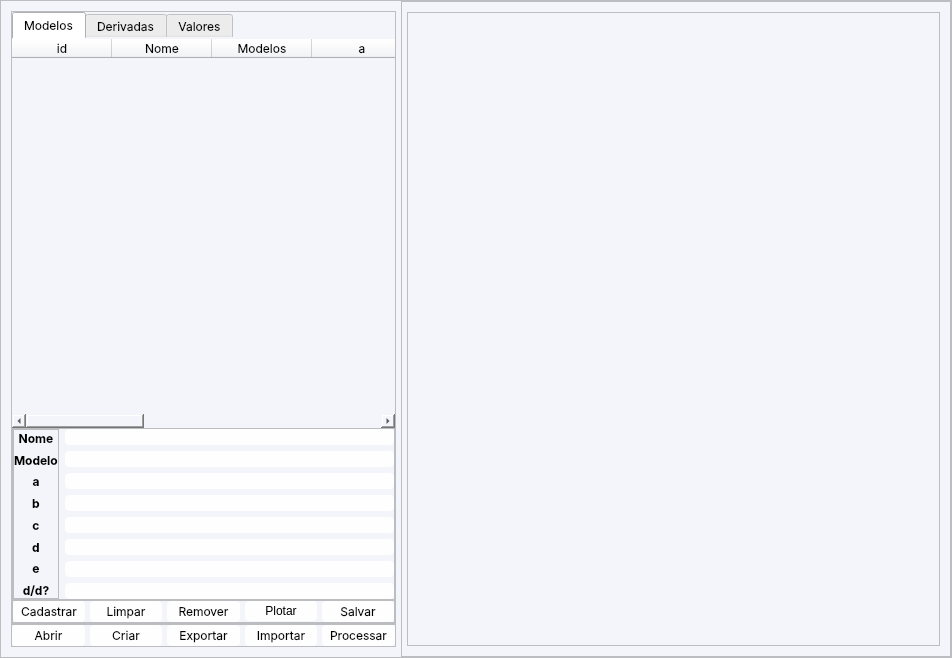
<?xml version="1.0" encoding="UTF-8"?>
<ui version="4.0">
 <class>MainWindow</class>
 <widget class="QMainWindow" name="MainWindow">
  <property name="geometry">
   <rect>
    <x>0</x>
    <y>0</y>
    <width>952</width>
    <height>658</height>
   </rect>
  </property>
  <property name="windowTitle">
   <string>Simulador Produtividade - @ipp</string>
  </property>
  <property name="windowIcon">
   <iconset resource="resource.qrc">
    <normaloff>:/files/hippo-svgrepo-com.svg</normaloff>:/files/hippo-svgrepo-com.svg</iconset>
  </property>
  <widget class="QWidget" name="MAIN">
   <layout class="QHBoxLayout" name="horizontalLayout">
    <property name="spacing">
     <number>0</number>
    </property>
    <property name="leftMargin">
     <number>0</number>
    </property>
    <property name="topMargin">
     <number>0</number>
    </property>
    <property name="rightMargin">
     <number>0</number>
    </property>
    <property name="bottomMargin">
     <number>0</number>
    </property>
    <item>
     <widget class="QFrame" name="BackGround">
      <property name="styleSheet">
       <string notr="true">*{
	background: #F4F5FA;
}</string>
      </property>
      <property name="frameShape">
       <enum>QFrame::StyledPanel</enum>
      </property>
      <property name="frameShadow">
       <enum>QFrame::Raised</enum>
      </property>
      <layout class="QHBoxLayout" name="horizontalLayout_2">
       <property name="spacing">
        <number>0</number>
       </property>
       <property name="leftMargin">
        <number>0</number>
       </property>
       <property name="topMargin">
        <number>0</number>
       </property>
       <property name="rightMargin">
        <number>0</number>
       </property>
       <property name="bottomMargin">
        <number>0</number>
       </property>
       <item>
        <widget class="QFrame" name="frame_3">
         <property name="minimumSize">
          <size>
           <width>400</width>
           <height>0</height>
          </size>
         </property>
         <property name="frameShape">
          <enum>QFrame::NoFrame</enum>
         </property>
         <property name="frameShadow">
          <enum>QFrame::Sunken</enum>
         </property>
         <property name="lineWidth">
          <number>0</number>
         </property>
         <layout class="QVBoxLayout" name="verticalLayout">
          <property name="spacing">
           <number>0</number>
          </property>
          <property name="leftMargin">
           <number>10</number>
          </property>
          <property name="topMargin">
           <number>10</number>
          </property>
          <property name="rightMargin">
           <number>5</number>
          </property>
          <property name="bottomMargin">
           <number>10</number>
          </property>
          <item>
           <widget class="QFrame" name="frame_2">
            <property name="sizePolicy">
             <sizepolicy hsizetype="Preferred" vsizetype="Expanding">
              <horstretch>0</horstretch>
              <verstretch>0</verstretch>
             </sizepolicy>
            </property>
            <property name="frameShape">
             <enum>QFrame::StyledPanel</enum>
            </property>
            <property name="frameShadow">
             <enum>QFrame::Raised</enum>
            </property>
            <property name="lineWidth">
             <number>0</number>
            </property>
            <layout class="QVBoxLayout" name="verticalLayout_2">
             <property name="spacing">
              <number>0</number>
             </property>
             <property name="leftMargin">
              <number>0</number>
             </property>
             <property name="topMargin">
              <number>0</number>
             </property>
             <property name="rightMargin">
              <number>0</number>
             </property>
             <property name="bottomMargin">
              <number>0</number>
             </property>
             <item>
              <widget class="QTabWidget" name="tabWidget">
               <property name="font">
                <font>
                 <family>Inter</family>
                </font>
               </property>
               <property name="styleSheet">
                <string notr="true">border: 1px;
border-radius: 4px;</string>
               </property>
               <property name="currentIndex">
                <number>0</number>
               </property>
               <widget class="QWidget" name="tab">
                <attribute name="title">
                 <string>Modelos</string>
                </attribute>
                <layout class="QHBoxLayout" name="horizontalLayout_7">
                 <property name="spacing">
                  <number>0</number>
                 </property>
                 <property name="leftMargin">
                  <number>0</number>
                 </property>
                 <property name="topMargin">
                  <number>0</number>
                 </property>
                 <property name="rightMargin">
                  <number>0</number>
                 </property>
                 <property name="bottomMargin">
                  <number>0</number>
                 </property>
                 <item>
                  <widget class="QTableWidget" name="table_modelos">
                   <property name="font">
                    <font>
                     <family>Inter</family>
                    </font>
                   </property>
                   <property name="showGrid">
                    <bool>false</bool>
                   </property>
                   <property name="gridStyle">
                    <enum>Qt::CustomDashLine</enum>
                   </property>
                   <property name="cornerButtonEnabled">
                    <bool>false</bool>
                   </property>
                   <column>
                    <property name="text">
                     <string>id</string>
                    </property>
                   </column>
                   <column>
                    <property name="text">
                     <string>Nome</string>
                    </property>
                   </column>
                   <column>
                    <property name="text">
                     <string>Modelos</string>
                    </property>
                   </column>
                   <column>
                    <property name="text">
                     <string>a</string>
                    </property>
                   </column>
                   <column>
                    <property name="text">
                     <string>b</string>
                    </property>
                   </column>
                   <column>
                    <property name="text">
                     <string>c</string>
                    </property>
                   </column>
                   <column>
                    <property name="text">
                     <string>d</string>
                    </property>
                   </column>
                   <column>
                    <property name="text">
                     <string>e</string>
                    </property>
                   </column>
                   <column>
                    <property name="text">
                     <string>drel</string>
                    </property>
                   </column>
                  </widget>
                 </item>
                </layout>
               </widget>
               <widget class="QWidget" name="tab_2">
                <attribute name="title">
                 <string>Derivadas</string>
                </attribute>
                <layout class="QHBoxLayout" name="horizontalLayout_8">
                 <property name="spacing">
                  <number>0</number>
                 </property>
                 <property name="leftMargin">
                  <number>0</number>
                 </property>
                 <property name="topMargin">
                  <number>0</number>
                 </property>
                 <property name="rightMargin">
                  <number>0</number>
                 </property>
                 <property name="bottomMargin">
                  <number>0</number>
                 </property>
                 <item>
                  <widget class="QTableWidget" name="table_derivadas">
                   <property name="font">
                    <font>
                     <family>Inter</family>
                    </font>
                   </property>
                   <column>
                    <property name="text">
                     <string>id</string>
                    </property>
                   </column>
                   <column>
                    <property name="text">
                     <string>Modelos</string>
                    </property>
                   </column>
                   <column>
                    <property name="text">
                     <string>d1</string>
                    </property>
                   </column>
                   <column>
                    <property name="text">
                     <string>d2</string>
                    </property>
                   </column>
                   <column>
                    <property name="text">
                     <string>d3</string>
                    </property>
                   </column>
                   <column>
                    <property name="text">
                     <string>d4</string>
                    </property>
                   </column>
                  </widget>
                 </item>
                </layout>
               </widget>
               <widget class="QWidget" name="tab_3">
                <attribute name="title">
                 <string>Valores</string>
                </attribute>
                <layout class="QHBoxLayout" name="horizontalLayout_9">
                 <property name="spacing">
                  <number>0</number>
                 </property>
                 <property name="leftMargin">
                  <number>0</number>
                 </property>
                 <property name="topMargin">
                  <number>0</number>
                 </property>
                 <property name="rightMargin">
                  <number>0</number>
                 </property>
                 <property name="bottomMargin">
                  <number>0</number>
                 </property>
                 <item>
                  <widget class="QTableWidget" name="table_valores">
                   <column>
                    <property name="text">
                     <string>id</string>
                    </property>
                   </column>
                   <column>
                    <property name="text">
                     <string>Nome</string>
                    </property>
                   </column>
                   <column>
                    <property name="text">
                     <string>IMAmax</string>
                    </property>
                   </column>
                   <column>
                    <property name="text">
                     <string>Idade IMAmax</string>
                    </property>
                   </column>
                   <column>
                    <property name="text">
                     <string>Idade ICAmax</string>
                    </property>
                   </column>
                   <column>
                    <property name="text">
                     <string>Idade Aclmax</string>
                    </property>
                   </column>
                   <column>
                    <property name="text">
                     <string>Idade Dclmax</string>
                    </property>
                   </column>
                  </widget>
                 </item>
                </layout>
               </widget>
              </widget>
             </item>
             <item>
              <widget class="QFrame" name="frame_5">
               <property name="frameShape">
                <enum>QFrame::StyledPanel</enum>
               </property>
               <property name="frameShadow">
                <enum>QFrame::Raised</enum>
               </property>
               <layout class="QHBoxLayout" name="horizontalLayout_5">
                <property name="leftMargin">
                 <number>0</number>
                </property>
                <property name="topMargin">
                 <number>0</number>
                </property>
                <property name="rightMargin">
                 <number>0</number>
                </property>
                <property name="bottomMargin">
                 <number>0</number>
                </property>
                <item>
                 <widget class="QFrame" name="frame_7">
                  <property name="frameShape">
                   <enum>QFrame::StyledPanel</enum>
                  </property>
                  <property name="frameShadow">
                   <enum>QFrame::Raised</enum>
                  </property>
                  <layout class="QVBoxLayout" name="verticalLayout_3">
                   <property name="leftMargin">
                    <number>0</number>
                   </property>
                   <property name="topMargin">
                    <number>0</number>
                   </property>
                   <property name="rightMargin">
                    <number>0</number>
                   </property>
                   <property name="bottomMargin">
                    <number>0</number>
                   </property>
                   <item>
                    <widget class="QLabel" name="label_8">
                     <property name="font">
                      <font>
                       <family>Inter</family>
                       <bold>true</bold>
                      </font>
                     </property>
                     <property name="text">
                      <string>Nome</string>
                     </property>
                     <property name="alignment">
                      <set>Qt::AlignCenter</set>
                     </property>
                    </widget>
                   </item>
                   <item>
                    <widget class="QLabel" name="label_2">
                     <property name="font">
                      <font>
                       <family>Inter</family>
                       <bold>true</bold>
                      </font>
                     </property>
                     <property name="text">
                      <string>Modelo</string>
                     </property>
                    </widget>
                   </item>
                   <item>
                    <widget class="QLabel" name="label_3">
                     <property name="font">
                      <font>
                       <family>Inter</family>
                       <bold>true</bold>
                      </font>
                     </property>
                     <property name="text">
                      <string>a</string>
                     </property>
                     <property name="alignment">
                      <set>Qt::AlignCenter</set>
                     </property>
                    </widget>
                   </item>
                   <item>
                    <widget class="QLabel" name="label">
                     <property name="font">
                      <font>
                       <family>Inter</family>
                       <bold>true</bold>
                      </font>
                     </property>
                     <property name="text">
                      <string>b</string>
                     </property>
                     <property name="alignment">
                      <set>Qt::AlignCenter</set>
                     </property>
                    </widget>
                   </item>
                   <item>
                    <widget class="QLabel" name="label_4">
                     <property name="font">
                      <font>
                       <family>Inter</family>
                       <bold>true</bold>
                      </font>
                     </property>
                     <property name="text">
                      <string>c</string>
                     </property>
                     <property name="alignment">
                      <set>Qt::AlignCenter</set>
                     </property>
                    </widget>
                   </item>
                   <item>
                    <widget class="QLabel" name="label_5">
                     <property name="font">
                      <font>
                       <family>Inter</family>
                       <bold>true</bold>
                      </font>
                     </property>
                     <property name="text">
                      <string>d</string>
                     </property>
                     <property name="alignment">
                      <set>Qt::AlignCenter</set>
                     </property>
                    </widget>
                   </item>
                   <item>
                    <widget class="QLabel" name="label_6">
                     <property name="font">
                      <font>
                       <family>Inter</family>
                       <bold>true</bold>
                      </font>
                     </property>
                     <property name="text">
                      <string>e</string>
                     </property>
                     <property name="alignment">
                      <set>Qt::AlignCenter</set>
                     </property>
                    </widget>
                   </item>
                   <item>
                    <widget class="QLabel" name="label_7">
                     <property name="font">
                      <font>
                       <family>Inter</family>
                       <bold>true</bold>
                      </font>
                     </property>
                     <property name="text">
                      <string>d/d?</string>
                     </property>
                     <property name="alignment">
                      <set>Qt::AlignCenter</set>
                     </property>
                    </widget>
                   </item>
                  </layout>
                 </widget>
                </item>
                <item>
                 <widget class="QFrame" name="frame_6">
                  <property name="frameShape">
                   <enum>QFrame::NoFrame</enum>
                  </property>
                  <property name="frameShadow">
                   <enum>QFrame::Plain</enum>
                  </property>
                  <property name="lineWidth">
                   <number>0</number>
                  </property>
                  <layout class="QVBoxLayout" name="verticalLayout_4">
                   <property name="leftMargin">
                    <number>0</number>
                   </property>
                   <property name="topMargin">
                    <number>0</number>
                   </property>
                   <property name="rightMargin">
                    <number>0</number>
                   </property>
                   <property name="bottomMargin">
                    <number>0</number>
                   </property>
                   <item>
                    <widget class="QLineEdit" name="nome_text">
                     <property name="styleSheet">
                      <string notr="true">QLineEdit {
	color : black;
	background-color: #FEFEFF;
	border: 1px;
	border-radius: 4px
}
QLineEdit:focus {
	border: 2px solid rgb(8, 97, 18);
}</string>
                     </property>
                    </widget>
                   </item>
                   <item>
                    <widget class="QLineEdit" name="modelo_text">
                     <property name="maximumSize">
                      <size>
                       <width>16777215</width>
                       <height>180</height>
                      </size>
                     </property>
                     <property name="styleSheet">
                      <string notr="true">QLineEdit {
	color : black;
	background-color: #FEFEFF;
	border: 1px;
	border-radius: 4px
}
QLineEdit:focus {
	border: 2px solid rgb(8, 97, 18);
}</string>
                     </property>
                     <property name="frame">
                      <bool>false</bool>
                     </property>
                    </widget>
                   </item>
                   <item>
                    <widget class="QLineEdit" name="a_text">
                     <property name="styleSheet">
                      <string notr="true">QLineEdit {
	color : black;
	background-color: #FEFEFF;
	border: 1px;
	border-radius: 4px
}
QLineEdit:focus {
	border: 2px solid rgb(8, 97, 18);
}</string>
                     </property>
                     <property name="frame">
                      <bool>false</bool>
                     </property>
                    </widget>
                   </item>
                   <item>
                    <widget class="QLineEdit" name="b_text">
                     <property name="styleSheet">
                      <string notr="true">QLineEdit {
	color : black;
	background-color: #FEFEFF;
	border: 1px;
	border-radius: 4px
}
QLineEdit:focus {
	border: 2px solid rgb(8, 97, 18);
}</string>
                     </property>
                     <property name="frame">
                      <bool>false</bool>
                     </property>
                    </widget>
                   </item>
                   <item>
                    <widget class="QLineEdit" name="c_text">
                     <property name="styleSheet">
                      <string notr="true">QLineEdit {
	color : black;
	background-color: #FEFEFF;
	border: 1px;
	border-radius: 4px
}
QLineEdit:focus {
	border: 2px solid rgb(8, 97, 18);
}</string>
                     </property>
                     <property name="frame">
                      <bool>false</bool>
                     </property>
                    </widget>
                   </item>
                   <item>
                    <widget class="QLineEdit" name="d_text">
                     <property name="styleSheet">
                      <string notr="true">QLineEdit {
	color : black;
	background-color: #FEFEFF;
	border: 1px;
	border-radius: 4px
}
QLineEdit:focus {
	border: 2px solid rgb(8, 97, 18);
}</string>
                     </property>
                     <property name="frame">
                      <bool>false</bool>
                     </property>
                    </widget>
                   </item>
                   <item>
                    <widget class="QLineEdit" name="e_text">
                     <property name="styleSheet">
                      <string notr="true">QLineEdit {
	color : black;
	background-color: #FEFEFF;
	border: 1px;
	border-radius: 4px
}
QLineEdit:focus {
	border: 2px solid rgb(8, 97, 18);
}</string>
                     </property>
                     <property name="frame">
                      <bool>false</bool>
                     </property>
                    </widget>
                   </item>
                   <item>
                    <widget class="QLineEdit" name="dx_text">
                     <property name="styleSheet">
                      <string notr="true">QLineEdit {
	color : black;
	background-color: #FEFEFF;
	border: 1px;
	border-radius: 4px
}
QLineEdit:focus {
	border: 2px solid rgb(8, 97, 18);
}</string>
                     </property>
                     <property name="frame">
                      <bool>false</bool>
                     </property>
                    </widget>
                   </item>
                  </layout>
                 </widget>
                </item>
               </layout>
              </widget>
             </item>
             <item>
              <widget class="QFrame" name="frame_8">
               <property name="styleSheet">
                <string notr="true"/>
               </property>
               <property name="frameShape">
                <enum>QFrame::StyledPanel</enum>
               </property>
               <property name="frameShadow">
                <enum>QFrame::Raised</enum>
               </property>
               <layout class="QHBoxLayout" name="horizontalLayout_6">
                <property name="spacing">
                 <number>5</number>
                </property>
                <property name="leftMargin">
                 <number>0</number>
                </property>
                <property name="topMargin">
                 <number>0</number>
                </property>
                <property name="rightMargin">
                 <number>0</number>
                </property>
                <property name="bottomMargin">
                 <number>0</number>
                </property>
                <item>
                 <widget class="QPushButton" name="cadastrar">
                  <property name="font">
                   <font>
                    <family>Inter</family>
                    <pointsize>9</pointsize>
                    <bold>false</bold>
                   </font>
                  </property>
                  <property name="styleSheet">
                   <string notr="true">QPushButton {
	color: black;
	border: 1px;
	background-color: #FEFEFF;
	border-radius: 4px;
	padding: 3 3 3 3;
}
QPushButton:hover {
	color: black;
	border-bottom: 4px solid #086112;
}</string>
                  </property>
                  <property name="text">
                   <string>Cadastrar</string>
                  </property>
                 </widget>
                </item>
                <item>
                 <widget class="QPushButton" name="limpar">
                  <property name="font">
                   <font>
                    <family>Inter</family>
                    <bold>false</bold>
                   </font>
                  </property>
                  <property name="styleSheet">
                   <string notr="true">QPushButton {
	color: black;
	border: 1px;
	background-color: #FEFEFF;
	border-radius: 4px;
	padding: 3 3 3 3;
}
QPushButton:hover {
	color: black;
	border-bottom: 4px solid #086112;
}</string>
                  </property>
                  <property name="text">
                   <string>Limpar</string>
                  </property>
                 </widget>
                </item>
                <item>
                 <widget class="QPushButton" name="remover">
                  <property name="font">
                   <font>
                    <family>Inter</family>
                    <bold>false</bold>
                   </font>
                  </property>
                  <property name="styleSheet">
                   <string notr="true">QPushButton {
	color: black;
	border: 1px;
	background-color: #FEFEFF;
	border-radius: 4px;
	padding: 3 3 3 3;
}
QPushButton:hover {
	color: black;
	border-bottom: 4px solid #086112;
}</string>
                  </property>
                  <property name="text">
                   <string>Remover</string>
                  </property>
                 </widget>
                </item>
                <item>
                 <widget class="QPushButton" name="plotar">
                  <property name="styleSheet">
                   <string notr="true">QPushButton {
	color: black;
	border: 1px;
	background-color: #FEFEFF;
	border-radius: 4px;
	padding: 3 3 3 3;
}
QPushButton:hover {
	color: black;
	border-bottom: 4px solid #086112;
}</string>
                  </property>
                  <property name="text">
                   <string>Plotar</string>
                  </property>
                 </widget>
                </item>
                <item>
                 <widget class="QPushButton" name="salvar">
                  <property name="font">
                   <font>
                    <family>Inter</family>
                    <bold>false</bold>
                   </font>
                  </property>
                  <property name="styleSheet">
                   <string notr="true">QPushButton {
	color: black;
	border: 1px;
	background-color: #FEFEFF;
	border-radius: 4px;
	padding: 3 3 3 3;
}
QPushButton:hover {
	color: black;
	border-bottom: 4px solid #086112;
}</string>
                  </property>
                  <property name="text">
                   <string>Salvar</string>
                  </property>
                 </widget>
                </item>
               </layout>
              </widget>
             </item>
            </layout>
           </widget>
          </item>
          <item>
           <widget class="QFrame" name="frame_4">
            <property name="styleSheet">
             <string notr="true"/>
            </property>
            <property name="frameShape">
             <enum>QFrame::StyledPanel</enum>
            </property>
            <property name="frameShadow">
             <enum>QFrame::Raised</enum>
            </property>
            <layout class="QHBoxLayout" name="horizontalLayout_3">
             <property name="spacing">
              <number>5</number>
             </property>
             <property name="leftMargin">
              <number>0</number>
             </property>
             <property name="topMargin">
              <number>0</number>
             </property>
             <property name="rightMargin">
              <number>0</number>
             </property>
             <property name="bottomMargin">
              <number>0</number>
             </property>
             <item>
              <widget class="QPushButton" name="abrir">
               <property name="font">
                <font>
                 <family>Inter</family>
                 <bold>false</bold>
                </font>
               </property>
               <property name="styleSheet">
                <string notr="true">QPushButton {
	color: black;
	border: 1px;
	background-color: #FEFEFF;
	border-radius: 4px;
	padding: 3 3 3 3;
}
QPushButton:hover {
	color: black;
	border-bottom: 4px solid #086112;
}</string>
               </property>
               <property name="text">
                <string>Abrir</string>
               </property>
              </widget>
             </item>
             <item>
              <widget class="QPushButton" name="nova_base">
               <property name="font">
                <font>
                 <family>Inter</family>
                 <bold>false</bold>
                </font>
               </property>
               <property name="styleSheet">
                <string notr="true">QPushButton {
	color: black;
	border: 1px;
	background-color: #FEFEFF;
	border-radius: 4px;
	padding: 3 3 3 3;
}
QPushButton:hover {
	color: black;
	border-bottom: 4px solid #086112;
}</string>
               </property>
               <property name="text">
                <string>Criar</string>
               </property>
              </widget>
             </item>
             <item>
              <widget class="QPushButton" name="exportar">
               <property name="font">
                <font>
                 <family>Inter</family>
                 <bold>false</bold>
                </font>
               </property>
               <property name="styleSheet">
                <string notr="true">QPushButton {
	color: black;
	border: 1px;
	background-color: #FEFEFF;
	border-radius: 4px;
	padding: 3 3 3 3;
}
QPushButton:hover {
	color: black;
	border-bottom: 4px solid #086112;
}</string>
               </property>
               <property name="text">
                <string>Exportar</string>
               </property>
              </widget>
             </item>
             <item>
              <widget class="QPushButton" name="importar">
               <property name="font">
                <font>
                 <family>Inter</family>
                 <bold>false</bold>
                </font>
               </property>
               <property name="styleSheet">
                <string notr="true">QPushButton {
	color: black;
	border: 1px;
	background-color: #FEFEFF;
	border-radius: 4px;
	padding: 3 3 3 3;
}
QPushButton:hover {
	color: black;
	border-bottom: 4px solid #086112;
}</string>
               </property>
               <property name="text">
                <string>Importar</string>
               </property>
              </widget>
             </item>
             <item>
              <widget class="QPushButton" name="processar">
               <property name="font">
                <font>
                 <family>Inter</family>
                 <bold>false</bold>
                </font>
               </property>
               <property name="styleSheet">
                <string notr="true">QPushButton {
	color: black;
	border: 1px;
	background-color: #FEFEFF;
	border-radius: 4px;
	padding: 3 3 3 3;
}
QPushButton:hover {
	color: black;
	border-bottom: 4px solid #086112;
}</string>
               </property>
               <property name="text">
                <string>Processar</string>
               </property>
               <property name="flat">
                <bool>false</bool>
               </property>
              </widget>
             </item>
            </layout>
           </widget>
          </item>
         </layout>
        </widget>
       </item>
       <item>
        <widget class="QFrame" name="frame">
         <property name="minimumSize">
          <size>
           <width>550</width>
           <height>0</height>
          </size>
         </property>
         <property name="frameShape">
          <enum>QFrame::StyledPanel</enum>
         </property>
         <property name="frameShadow">
          <enum>QFrame::Raised</enum>
         </property>
         <layout class="QHBoxLayout" name="horizontalLayout_4">
          <property name="spacing">
           <number>0</number>
          </property>
          <property name="leftMargin">
           <number>5</number>
          </property>
          <property name="topMargin">
           <number>10</number>
          </property>
          <property name="rightMargin">
           <number>10</number>
          </property>
          <property name="bottomMargin">
           <number>10</number>
          </property>
          <item>
           <widget class="QFrame" name="frame_9">
            <property name="sizePolicy">
             <sizepolicy hsizetype="Expanding" vsizetype="Preferred">
              <horstretch>0</horstretch>
              <verstretch>0</verstretch>
             </sizepolicy>
            </property>
            <property name="frameShape">
             <enum>QFrame::StyledPanel</enum>
            </property>
            <property name="frameShadow">
             <enum>QFrame::Raised</enum>
            </property>
            <layout class="QVBoxLayout" name="verticalLayout_5" stretch="0,0">
             <property name="spacing">
              <number>5</number>
             </property>
             <property name="leftMargin">
              <number>0</number>
             </property>
             <property name="topMargin">
              <number>0</number>
             </property>
             <property name="rightMargin">
              <number>0</number>
             </property>
             <property name="bottomMargin">
              <number>0</number>
             </property>
             <item>
              <widget class="QWidget" name="plot" native="true">
               <layout class="QHBoxLayout" name="plotLayout">
                <property name="spacing">
                 <number>0</number>
                </property>
                <property name="leftMargin">
                 <number>0</number>
                </property>
                <property name="topMargin">
                 <number>0</number>
                </property>
                <property name="rightMargin">
                 <number>0</number>
                </property>
                <property name="bottomMargin">
                 <number>0</number>
                </property>
               </layout>
              </widget>
             </item>
             <item>
              <widget class="QWidget" name="plot2" native="true">
               <layout class="QHBoxLayout" name="plotLayout2">
                <property name="spacing">
                 <number>0</number>
                </property>
                <property name="leftMargin">
                 <number>0</number>
                </property>
                <property name="topMargin">
                 <number>0</number>
                </property>
                <property name="rightMargin">
                 <number>0</number>
                </property>
                <property name="bottomMargin">
                 <number>0</number>
                </property>
               </layout>
              </widget>
             </item>
            </layout>
           </widget>
          </item>
         </layout>
        </widget>
       </item>
      </layout>
     </widget>
    </item>
   </layout>
  </widget>
 </widget>
 <resources>
  <include location="resource.qrc"/>
 </resources>
 <connections/>
</ui>
